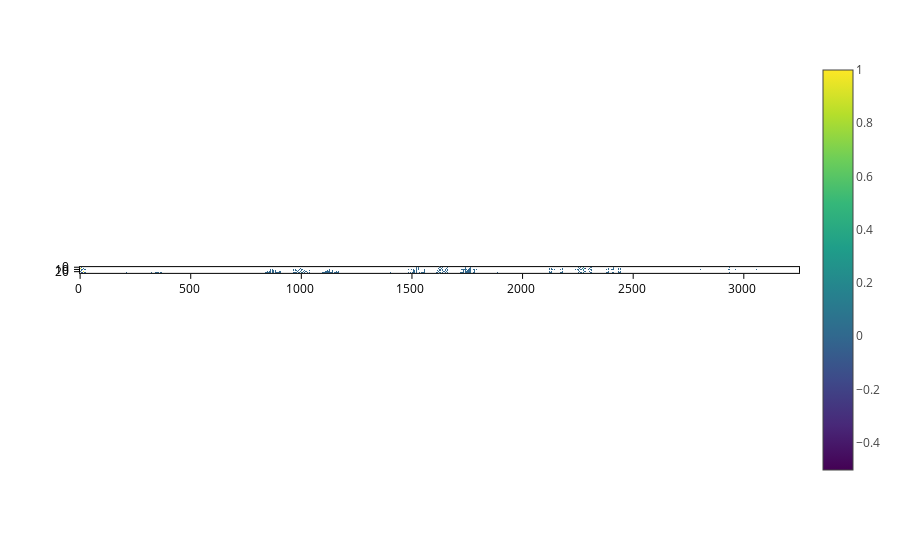

The cell this chart's notebook holds for it:
### Code cell
#Optional: plot the Overlap Matrix
S_matrix_toplot=S_matrix.copy().toarray()  #convert to an array
S_matrix_toplot[S_matrix_toplot == 0] = None  #put the zero elements to None so that they are not plotted
px.imshow(S_matrix_toplot)

### Figure 1 — Plotly figure (JSON) as saved in the notebook; plotly's stock layout.template omitted (floating-point values rounded to 4 significant figures; data arrays with more than 128 entries replaced by an {"elided": "..."} marker saying what was removed)
{"data": [{"coloraxis": "coloraxis", "hovertemplate": "x: %{x}<br>y: %{y}<br>color: %{z}<extra></extra>", "name": "0", "type": "heatmap", "xaxis": "x", "yaxis": "y", "z": {"elided": "26x3250 float values"}}], "layout": {"coloraxis": {"colorscale": [[0, "#440154"], [0.1111, "#482878"], [0.2222, "#3e4989"], [0.3333, "#31688e"], [0.4444, "#26828e"], [0.5556, "#1f9e89"], [0.6667, "#35b779"], [0.7778, "#6ece58"], [0.8889, "#b5de2b"], [1, "#fde725"]]}, "margin": {"t": 60}, "xaxis": {"anchor": "y", "constrain": "domain", "domain": [0, 1], "scaleanchor": "y"}, "yaxis": {"anchor": "x", "autorange": "reversed", "constrain": "domain", "domain": [0, 1]}}}
